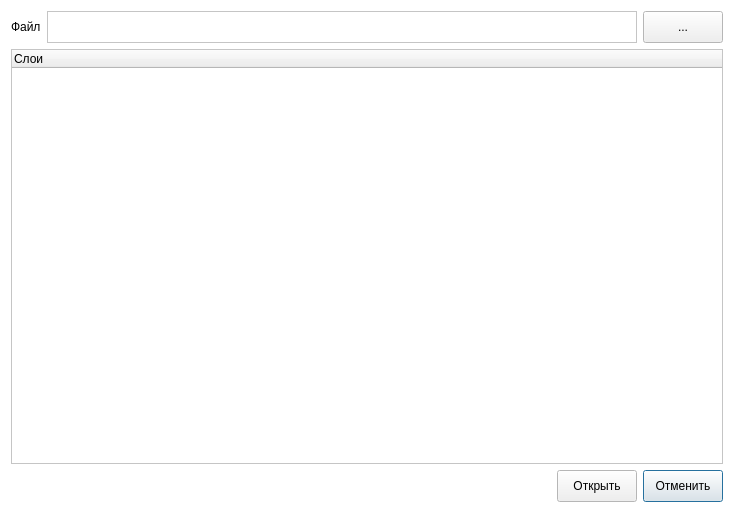
<?xml version="1.0" encoding="UTF-8"?>
<ui version="4.0">
 <class>OpenDocument</class>
 <widget class="QWidget" name="OpenDocument">
  <property name="geometry">
   <rect>
    <x>0</x>
    <y>0</y>
    <width>734</width>
    <height>513</height>
   </rect>
  </property>
  <property name="palette">
   <palette>
    <active>
     <colorrole role="Base">
      <brush brushstyle="SolidPattern">
       <color alpha="255">
        <red>255</red>
        <green>255</green>
        <blue>255</blue>
       </color>
      </brush>
     </colorrole>
     <colorrole role="Window">
      <brush brushstyle="SolidPattern">
       <color alpha="255">
        <red>255</red>
        <green>255</green>
        <blue>255</blue>
       </color>
      </brush>
     </colorrole>
    </active>
    <inactive>
     <colorrole role="Base">
      <brush brushstyle="SolidPattern">
       <color alpha="255">
        <red>255</red>
        <green>255</green>
        <blue>255</blue>
       </color>
      </brush>
     </colorrole>
     <colorrole role="Window">
      <brush brushstyle="SolidPattern">
       <color alpha="255">
        <red>255</red>
        <green>255</green>
        <blue>255</blue>
       </color>
      </brush>
     </colorrole>
    </inactive>
    <disabled>
     <colorrole role="Base">
      <brush brushstyle="SolidPattern">
       <color alpha="255">
        <red>255</red>
        <green>255</green>
        <blue>255</blue>
       </color>
      </brush>
     </colorrole>
     <colorrole role="Window">
      <brush brushstyle="SolidPattern">
       <color alpha="255">
        <red>255</red>
        <green>255</green>
        <blue>255</blue>
       </color>
      </brush>
     </colorrole>
    </disabled>
   </palette>
  </property>
  <property name="windowTitle">
   <string>Открыть документ</string>
  </property>
  <layout class="QVBoxLayout" name="verticalLayout">
   <item>
    <layout class="QHBoxLayout" name="horizontalLayout_2">
     <item>
      <widget class="QLabel" name="label">
       <property name="text">
        <string>Файл</string>
       </property>
      </widget>
     </item>
     <item>
      <widget class="QLabel" name="file">
       <property name="sizePolicy">
        <sizepolicy hsizetype="Expanding" vsizetype="Preferred">
         <horstretch>0</horstretch>
         <verstretch>0</verstretch>
        </sizepolicy>
       </property>
       <property name="frameShape">
        <enum>QFrame::StyledPanel</enum>
       </property>
       <property name="frameShadow">
        <enum>QFrame::Sunken</enum>
       </property>
       <property name="text">
        <string/>
       </property>
      </widget>
     </item>
     <item>
      <widget class="QPushButton" name="chooseBtn">
       <property name="minimumSize">
        <size>
         <width>32</width>
         <height>32</height>
        </size>
       </property>
       <property name="text">
        <string>...</string>
       </property>
      </widget>
     </item>
    </layout>
   </item>
   <item>
    <widget class="QTreeWidget" name="layers">
     <property name="selectionMode">
      <enum>QAbstractItemView::NoSelection</enum>
     </property>
     <property name="rootIsDecorated">
      <bool>false</bool>
     </property>
     <property name="itemsExpandable">
      <bool>false</bool>
     </property>
     <property name="expandsOnDoubleClick">
      <bool>false</bool>
     </property>
     <column>
      <property name="text">
       <string>Слои</string>
      </property>
     </column>
    </widget>
   </item>
   <item>
    <layout class="QHBoxLayout" name="horizontalLayout">
     <item>
      <spacer name="horizontalSpacer">
       <property name="orientation">
        <enum>Qt::Horizontal</enum>
       </property>
       <property name="sizeHint" stdset="0">
        <size>
         <width>40</width>
         <height>20</height>
        </size>
       </property>
      </spacer>
     </item>
     <item>
      <widget class="QPushButton" name="loadButton">
       <property name="minimumSize">
        <size>
         <width>0</width>
         <height>32</height>
        </size>
       </property>
       <property name="text">
        <string>Открыть</string>
       </property>
       <property name="autoDefault">
        <bool>true</bool>
       </property>
      </widget>
     </item>
     <item>
      <widget class="QPushButton" name="cancelButton">
       <property name="minimumSize">
        <size>
         <width>0</width>
         <height>32</height>
        </size>
       </property>
       <property name="text">
        <string>Отменить</string>
       </property>
       <property name="default">
        <bool>true</bool>
       </property>
      </widget>
     </item>
    </layout>
   </item>
  </layout>
 </widget>
 <resources/>
 <connections/>
</ui>
